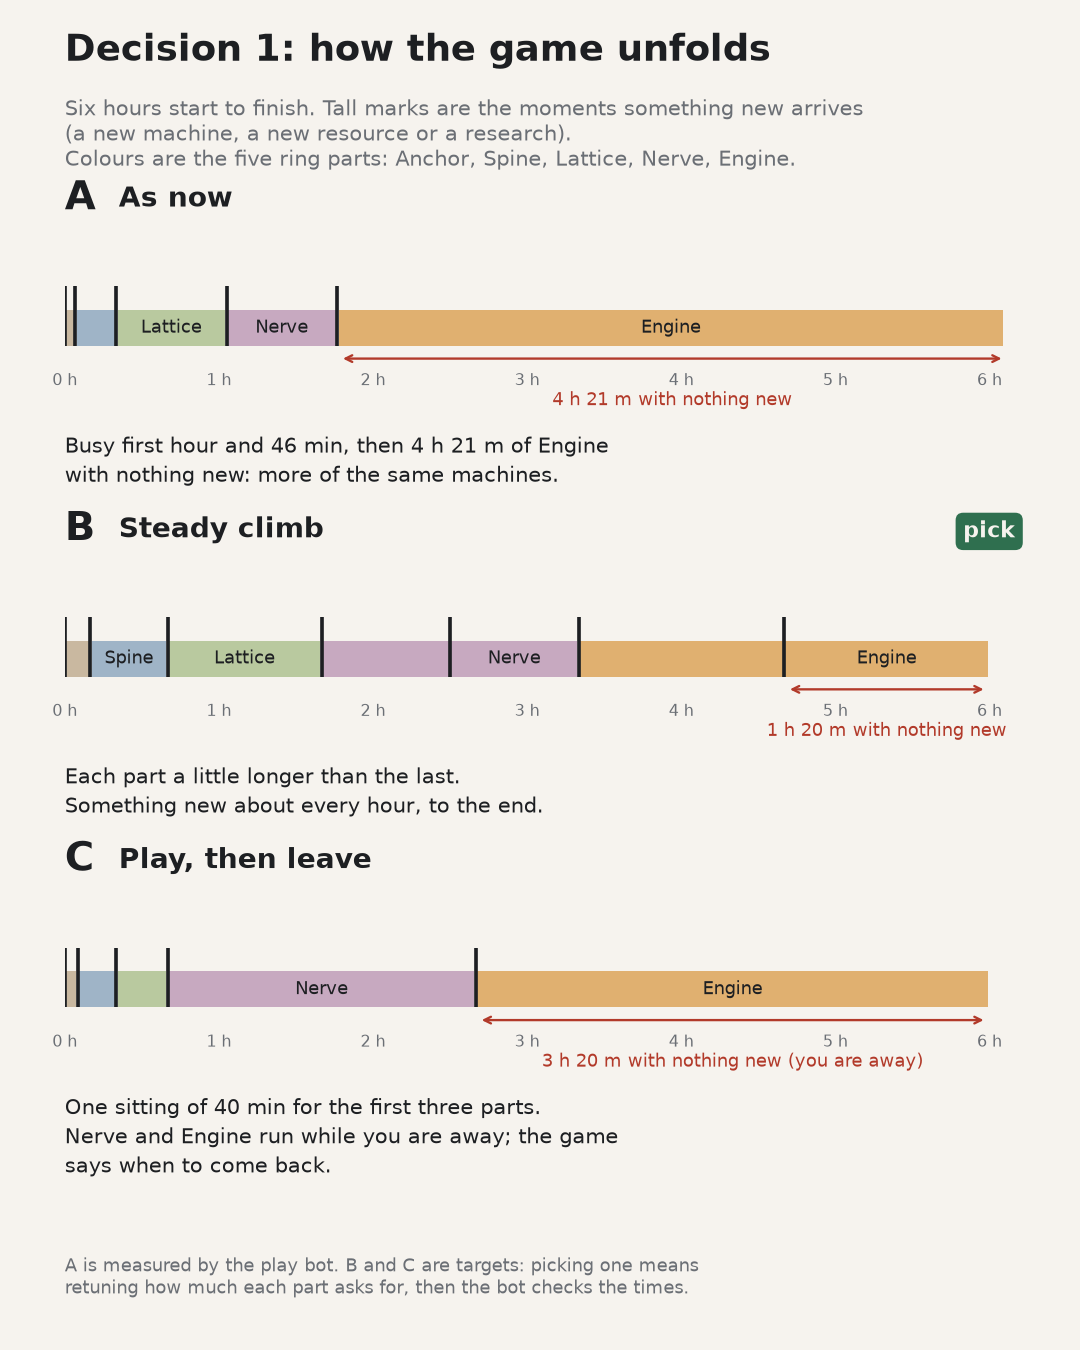

This chart was generated by the following Python code:
import sys
import matplotlib
matplotlib.use("Agg")
import matplotlib.pyplot as plt
from matplotlib.patches import FancyBboxPatch
out = sys.argv[1]
H = 60
SEG = ["Anchor", "Spine", "Lattice", "Nerve", "Engine"]
COL = ["#c9b8a0", "#9fb4c7", "#b9c99f", "#c7a9c0", "#e0b070"]
opts = [
  ("A", "As now", [4, 20, 63, 106, 367], [0, 4, 20, 63, 106],
   "Busy first hour and 46 min, then 4 h 21 m of Engine\nwith nothing new: more of the same machines."),
  ("B", "Steady climb", [10, 40, 100, 200, 360], [0, 10, 40, 100, 150, 200, 280],
   "Each part a little longer than the last.\nSomething new about every hour, to the end."),
  ("C", "Play, then leave", [5, 20, 40, 160, 360], [0, 5, 20, 40, 160],
   "One sitting of 40 min for the first three parts.\nNerve and Engine run while you are away; the game\nsays when to come back."),
]
fig = plt.figure(figsize=(9, 11.25), dpi=120)
fig.patch.set_facecolor("#f6f3ee")
ink, soft = "#1d1f22", "#6b6f75"
fig.text(0.06, 0.955, "Decision 1: how the game unfolds", fontsize=22, weight="bold", color=ink)
fig.text(0.06, 0.928, "Six hours start to finish. Tall marks are the moments something new arrives\n(a new machine, a new resource or a research).\nColours are the five ring parts: Anchor, Spine, Lattice, Nerve, Engine.", fontsize=12.5, color=soft, va="top")
tops = [0.80, 0.555, 0.31]
for (key, name, ends, news, feel), top in zip(opts, tops):
    ax = fig.add_axes([0.06, top - 0.075, 0.88, 0.075])
    ax.set_xlim(0, 370); ax.set_ylim(-1.2, 1.6); ax.axis("off")
    start = 0
    for i, e in enumerate(ends):
        e = min(e, 366)
        ax.add_patch(FancyBboxPatch((start + 0.6, -0.5), e - start - 1.2, 1.0, boxstyle="square,pad=0", fc=COL[i], ec="none"))
        cuts = [start] + [n for n in news if start < n < e] + [e]
        w, a0, b0 = max((b - a, a, b) for a, b in zip(cuts, cuts[1:]))
        if w > 28:
            ax.text((a0 + b0) / 2, 0, SEG[i], ha="center", va="center", fontsize=11, color=ink)
        start = e
    for n in news:
        ax.plot([n, n], [-0.5, 1.15], color=ink, lw=2.2, solid_capstyle="butt")
    gaps = [(b - a, a, b) for a, b in zip(news, news[1:] + [ends[-1]])]
    g, a, b = max(gaps)
    ax.annotate("", xy=(a + 1, -0.85), xytext=(b - 1, -0.85), arrowprops=dict(arrowstyle="<->", color="#b23a2a", lw=1.4))
    label = f"{g // 60} h {g % 60} m with nothing new" if g >= 60 else f"{g} m"
    if key == "C": label += " (you are away)"
    for h in range(7):
        ax.text(h * 60, -1.25, f"{h} h", ha="center", va="top", fontsize=9.5, color=soft)
    ax.text((a + b) / 2, -1.75, label, ha="center", va="top", fontsize=11, color="#b23a2a")
    fig.text(0.06, top + 0.045, f"{key}", fontsize=24, weight="bold", color=ink)
    fig.text(0.11, top + 0.047, name, fontsize=17, weight="bold", color=ink)
    if key == "B":
        fig.text(0.94, top + 0.047, "pick", fontsize=13, weight="bold", color="#f6f3ee", ha="right",
                 bbox=dict(boxstyle="round,pad=0.35", fc="#2f6f4f", ec="none"))
    fig.text(0.06, top - 0.12, feel, fontsize=12.5, color=ink, va="top", linespacing=1.4)
fig.text(0.06, 0.07, "A is measured by the play bot. B and C are targets: picking one means\nretuning how much each part asks for, then the bot checks the times.", fontsize=11, color=soft, va="top")
fig.savefig(out, facecolor=fig.get_facecolor())
